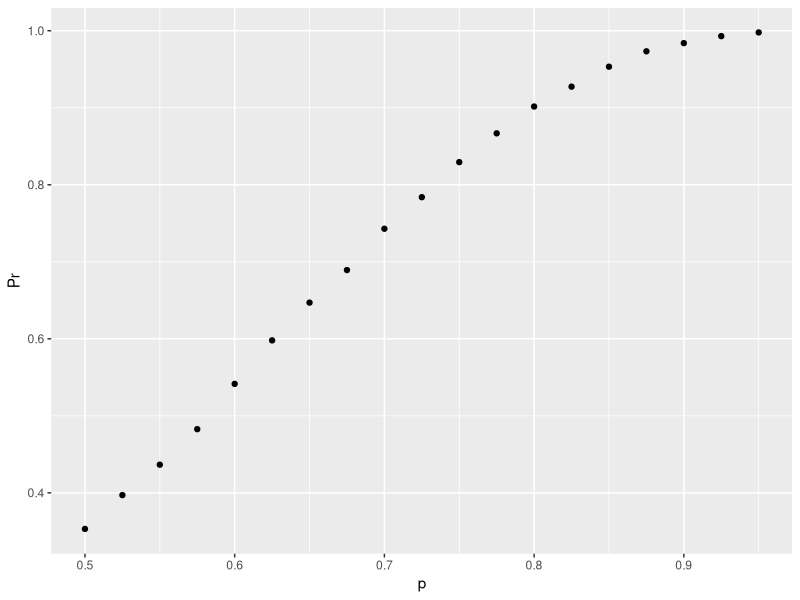
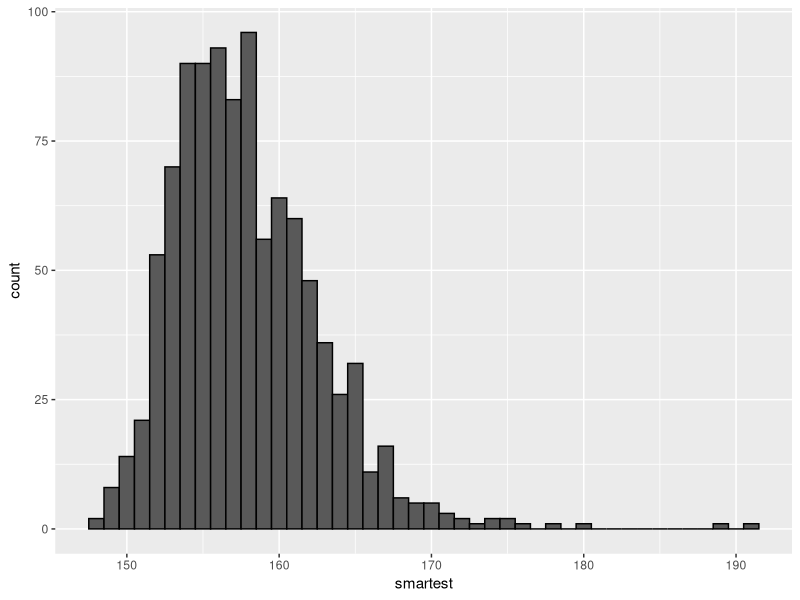

Source code (R) for these figures, in order:
## ---- chunk 1
3/(3+5+7)
## ---- chunk 2
1-3/(3+5+7)
## ---- chunk 3
(3/(3+5+7))*(1-2/(2+5+7))
## ---- chunk 4
(3/(3+5+7))*(1-(3/(3+5+7)))
## ---- chunk 5
7/(3+5+7)
## ---- chunk 6
1-(5/6)^6
## ---- chunk 7
1-0.6^4
## ---- chunk 8
(0.5)^4+4*0.5*(0.5)^4+(5*4/2)*(0.5)^2*(0.5)^4
## ---- chunk 9
B <- 10000

prob_win <- function(p){
  B <- 10000
  result <- replicate(B, {
    win <- sample(c(1,0), 6, replace = TRUE, prob = c(p, 1-p))
    sum(win)>=4
  })
  mean(result)
}

prob_win(0.5)
## ---- chunk 10
p <- seq(0.5, 0.95, 0.025)
library(tidyverse)
Pr <- sapply(p, prob_win)
qplot(p, Pr)
## ---- chunk 11
#5 feet = 12*5 inches = 60 inches
pnorm(60,64,3)
## ---- chunk 12
#6 feet = 72 inches
1-pnorm(72,64,3)
## ---- chunk 13
pnorm(67,64,3)-pnorm(61,64,3)
## ---- chunk 14
pnorm(67*2.54,64*2.54,3*2.54)-pnorm(61*2.54,64*2.54,3*2.54)
## ---- chunk 15
(pnorm(67,64,3)-pnorm(64,64,3))+(pnorm(64,64,3)-pnorm(61,64,3))
## ---- chunk 16
qnorm(0.99,69,3)
#pnorm(75.97904,69,3)
## ---- chunk 17
B <- 1000
smartest <- replicate(B, {
  simulated_data <- rnorm(10000, 100, 15)
  max(simulated_data)
})
data.frame(smartest = smartest) |> ggplot(aes(smartest)) + 
  geom_histogram(color="black", binwidth = 1) 
